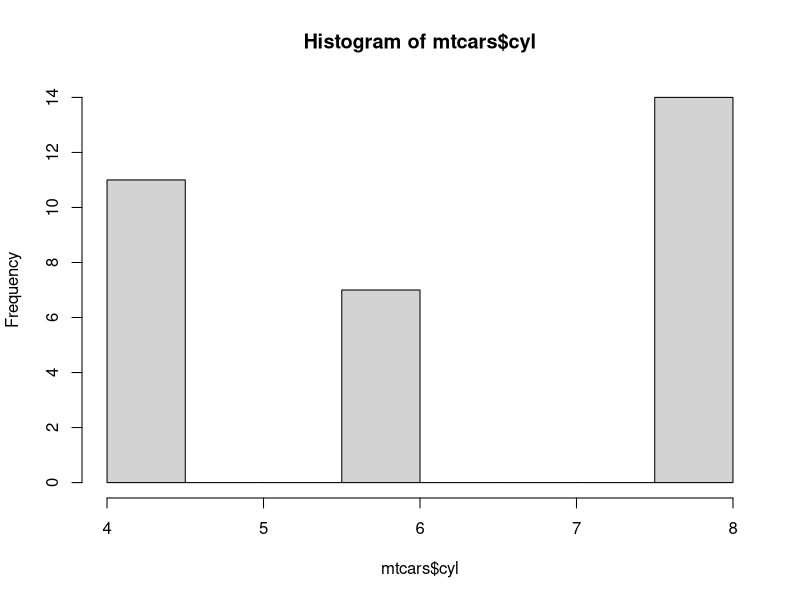
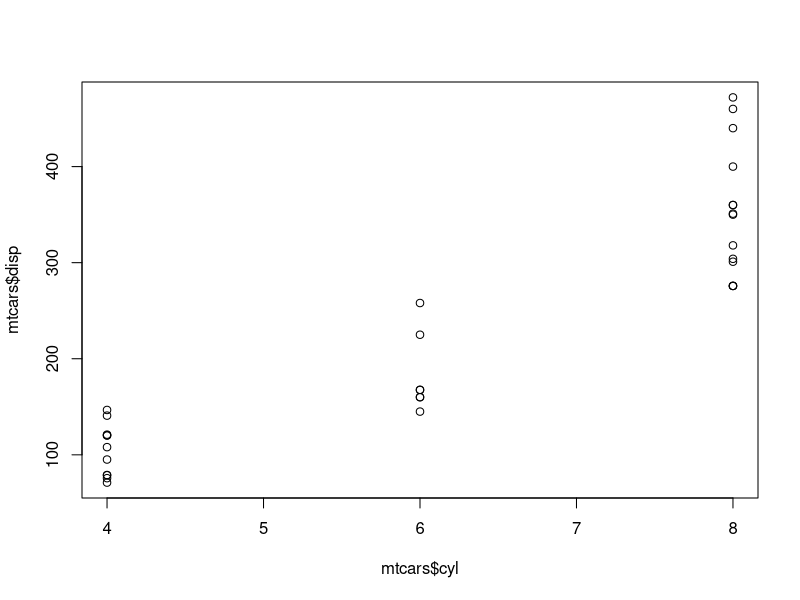

The R script that drew these images, in order:
data(mtcars)
str(mtcars)
colnames(mtcars) #name of the column
head(mtcars) #top 6 element
tail(mtcars) #top buttom 6 element
rownames(mtcars)  #rows name
View(mtcars)  #overall data set

#Descriptive statistics
mean(mtcars$mpg) #We use $ for the data value like mpg is the dataset of mtcars
median(mtcars$mpg)
min(mtcars$mpg)
sum(mtcars$mpg)
sd(mtcars$mpg)
var(mtcars$mpg)
summary(mtcars$mpg)

#basic diagram
hist(mtcars$cyl)
plot(mtcars$cyl,mtcars$disp)

